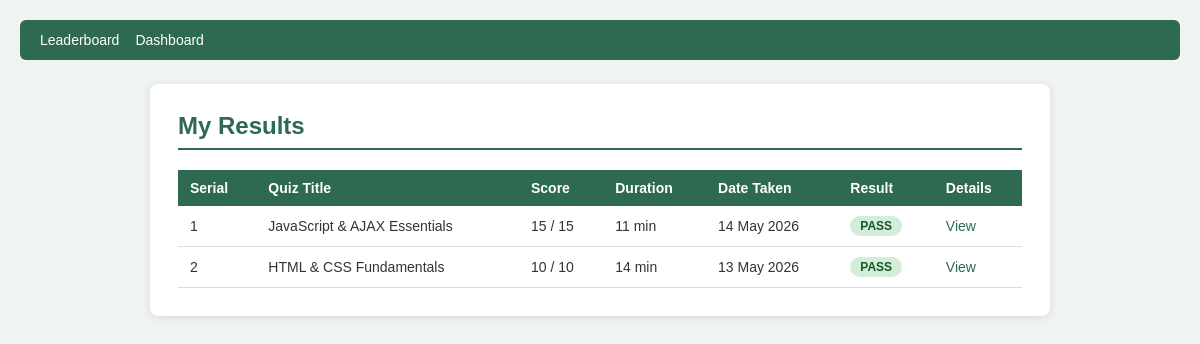
Screenshot of /view/Results_Leaderboard/my_results.php (signed in) with the database file from the repository.
### tables this page shows
CREATE TABLE attempts (
    id            INT UNSIGNED AUTO_INCREMENT PRIMARY KEY,

    quiz_id       INT UNSIGNED NOT NULL,
    student_id    INT UNSIGNED NOT NULL,

    score         INT DEFAULT NULL,    

    started_at    TIMESTAMP NOT NULL DEFAULT CURRENT_TIMESTAMP,

    completed_at  TIMESTAMP NULL DEFAULT NULL,

    CONSTRAINT fk_attempt_quiz
        FOREIGN KEY (quiz_id)
        REFERENCES quizzes(id)
        ON DELETE CASCADE,

    CONSTRAINT fk_attempt_student
        FOREIGN KEY (student_id)
        REFERENCES users(id)
        ON DELETE CASCADE,

    CONSTRAINT uq_student_quiz
        UNIQUE KEY (student_id, quiz_id)

);

CREATE TABLE quizzes (
    id                 INT UNSIGNED  AUTO_INCREMENT PRIMARY KEY,
    instructor_id      INT UNSIGNED  NOT NULL,
    title              VARCHAR(200)  NOT NULL,
    description        TEXT,
    total_marks        INT UNSIGNED  NOT NULL DEFAULT 0,
    time_limit_minutes INT UNSIGNED  NOT NULL DEFAULT 30,
    status             ENUM('draft','published')
                                     NOT NULL DEFAULT 'draft',
    created_at         TIMESTAMP     NOT NULL DEFAULT CURRENT_TIMESTAMP,

    CONSTRAINT fk_quiz_instructor
        FOREIGN KEY (instructor_id) REFERENCES users(id)
        ON DELETE CASCADE
);

### model/my_resultsModel.php (called while the page is built, shortened)
<?php
function getStudentResults(int $student_id)
{
    $connection = get_database_connection();
    $sql = "SELECT a.id, q.title, a.score, q.total_marks, TIMESTAMPDIFF(MINUTE, a.started_at, a.completed_at) AS duration, a.completed_at FROM attempts a JOIN quizzes q ON q.id = a.quiz_id WHERE a.student_id = ? AND a.completed_at IS NOT NULL AND a.score IS NOT NULL ORDER BY a.completed_at DESC ";
    $statement= $connection->prepare($sql);
    $statement->bind_param("i", $student_id);
    $statement->execute();
    $result= $statement->get_result();
    $results= $result->fetch_all(MYSQLI_ASSOC);
    return $results;
}
?>

### controller/MyResultsController.php (called while the page is built, shortened)
<?php
require_once __DIR__ . "/../model/my_resultsModel.php";
$student_id = filter_var($_SESSION["user_id"] ?? null, FILTER_VALIDATE_INT);
$results = getStudentResults($student_id);
foreach ($results as $index => $result) {
    $score = (int)$result["score"];
    $total = (int)$result["total_marks"];
    $percent = $total > 0 ? ($score / $total) * 100 : 0;
    $passed = $percent >= 60;
    $results[$index]["row_number"] = $index + 1;
    $results[$index]["score_display"] = $score . " / " . $total;
    $results[$index]["duration_display"] = $result["duration"] !== null ? $result["duration"] . " min" : "-";
    $results[$index]["completed_at_display"] = !empty($result["completed_at"]) ? date("d M Y", strtotime($result["completed_at"])) : "-";
    $results[$index]["status_label"] = $passed ? "PASS" : "FAIL";
    $results[$index]["status_class"] = $passed ? "pass" : "fail";
}

### view/Results_Leaderboard/my_results.php (the view, shortened to what this page needs)
<?php
require_once __DIR__ . "/../../controller/MyResultsController.php";
 ?>
<!DOCTYPE html>
<html lang="en">
<head>
    <link rel="stylesheet" href="style/my_results.css">
</head>
<body>
<nav>
    <a href="leaderboard.php">Leaderboard</a>
    <a href="../student/dashboard.php">Dashboard</a>
</nav>
<div class="container">
    <h2>My Results</h2>
    <?php if (empty($results)): ?>
        <p>No attempts yet.</p>
    <?php else: ?>
    <table>
        <thead>
            <tr>
                <th>Serial</th>
                <th>Quiz Title</th>
                <th>Score</th>
                <th>Duration</th>
                <th>Date Taken</th>
                <th>Result</th>
                <th>Details</th>
            </tr>
        </thead>
        <tbody>
            <?php foreach ($results as $result): ?>
            <tr>
                <td><?php echo (int)$result["row_number"]; ?></td>
                <td><?php echo htmlspecialchars($result["title"]); ?></td>
                <td><?php echo htmlspecialchars($result["score_display"]); ?></td>
                <td><?php echo htmlspecialchars($result["duration_display"]); ?></td>
                <td><?php echo htmlspecialchars($result["completed_at_display"]); ?></td>
                <td>
                    <span class="badge <?php echo htmlspecialchars($result["status_class"]); ?>">
                        <?php echo htmlspecialchars($result["status_label"]); ?>
                    </span>
                </td>
                <td>
                    <a href="result.php?attempt_id=<?php echo (int)$result["id"]; ?>">View</a>
                </td>
            </tr>
            <?php endforeach; ?>
        </tbody>
    </table>
    <?php endif; ?>
</div>
</body>
</html>

### view/Results_Leaderboard/style/my_results.css (style rules this page uses)
* { box-sizing: border-box; margin: 0; padding: 0; }
body { font-family: Arial, sans-serif; background: #f0f4f0; padding: 20px; color: #333; }
nav { background: #2d6a4f; padding: 12px 20px; margin-bottom: 24px; border-radius: 6px; display: flex; gap: 16px; }
nav a { color: #fff; text-decoration: none; font-size: 14px; }
.container { max-width: 900px; margin: 0 auto; background: #fff; padding: 28px; border-radius: 8px; box-shadow: 0 2px 10px rgba(0, 0, 0, 0.1); }
h2 { color: #2d6a4f; border-bottom: 2px solid #2d6a4f; padding-bottom: 8px; margin-bottom: 20px; }
table { width: 100%; border-collapse: collapse; font-size: 14px; }
th { background: #2d6a4f; color: #fff; padding: 10px 12px; text-align: left; }
td { padding: 10px 12px; border-bottom: 1px solid #ddd; }
.badge { display: inline-block; padding: 3px 10px; border-radius: 12px; font-size: 12px; font-weight: bold; }
.badge.pass { background: #d4edda; color: #155724; }
a { color: #2d6a4f; text-decoration: none; }

### rows the page displays
attempts: row_number "1", quiz.title "JavaScript & AJAX Essentials", score_display "15 / 15", duration_display "11 min", completed_at_display "14 May 2026", status_label "PASS"
attempts: row_number "2", quiz.title "HTML & CSS Fundamentals", score_display "10 / 10", duration_display "14 min", completed_at_display "13 May 2026", status_label "PASS"
